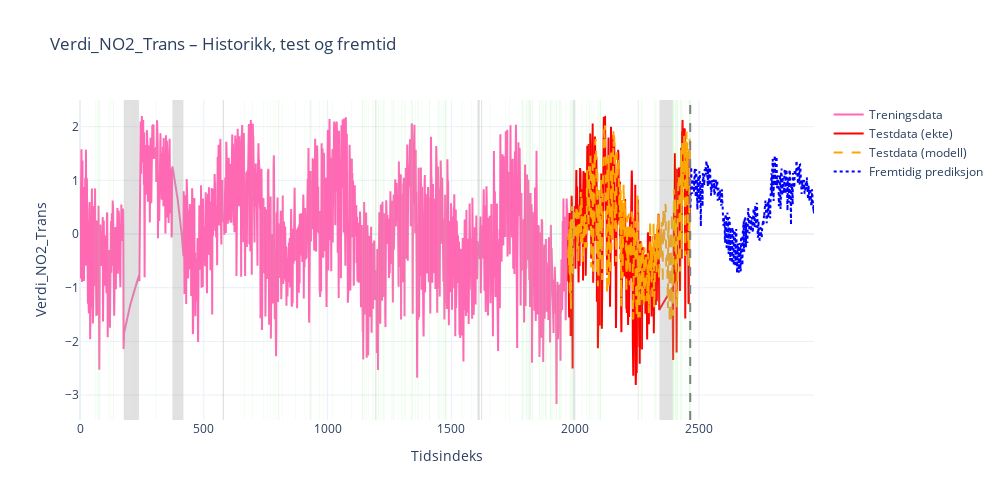
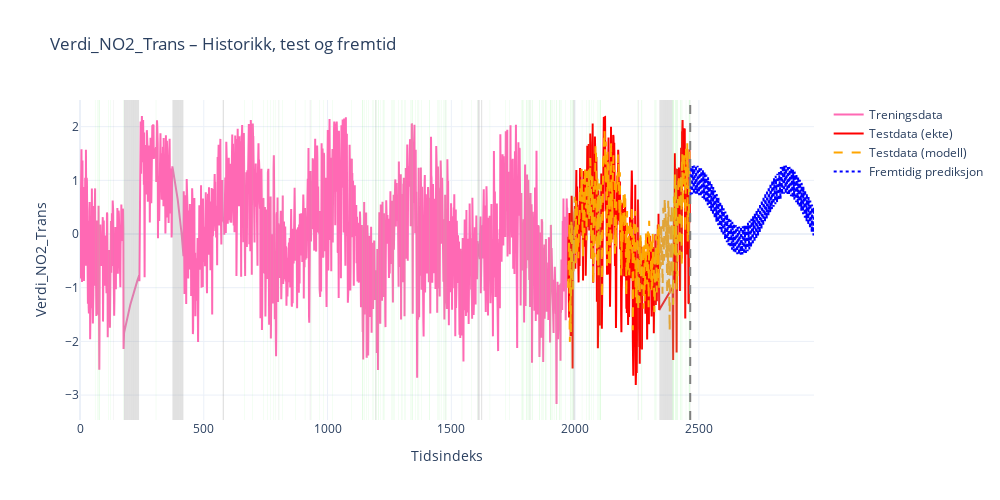

The notebook cell these images were saved under, in order:
### Markdown cell above
#### Visualisering av modellen 📈
Visualiseringen nedenfor viser ulike deler av datasettet og modellens prediksjoner:

##### Treningsdata: Rosa linje 
##### Ekte testdata: Rød linje 
##### Predikert testdata: Grå stiplet linje
##### Fremtidig (predikert) data: Blå stiplet linje
Grafen er interaktiv – du kan zoome inn, panorere og utforske ulike områder og tidspunkter.
Dette er laget med Plotly, som gir gode verktøy for interaktiv datavisualisering.

### Code cell
prediction_with_futurevalues(df=data, target_col="Verdi_NO2_Trans", features=features, model_object=LGBMRegressor(), 
                                  num_days=500, coverage=data["Dekningsgrad_NO2"])         
prediction_with_futurevalues(df=data, target_col="Verdi_NO2_Trans", features=features, model_object=LinearRegression(), 
                                  num_days=500, coverage=data["Dekningsgrad_NO2"])
